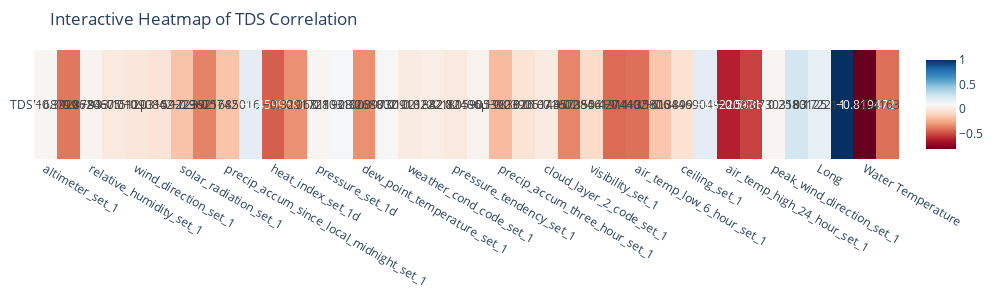

Write notebook code for a chart like this one.
### Markdown cell above
# Dataset Stats
1. Heatmaps of the two variables we are interested in, TDS and Water Temperature
2. Histogram
3. Scatter plots, to see any trends and to identify noise

### Code cell
import plotly.express as px

# Assuming 'final_df' is your final dataframe
numeric_df = final_df.select_dtypes(include='number')
tds_corr = numeric_df.corr().loc[['TDS'], :]

# Create an interactive heatmap using Plotly
fig = px.imshow(tds_corr, 
                text_auto=True, # Automatically annotate cells
                aspect='auto',   # Flexible cell size
                color_continuous_scale='RdBu') # Red Blue colormap

# Update layout for side-scrolling
fig.update_layout(
    title='Interactive Heatmap of TDS Correlation',
    autosize=False,
    width=1000,  # Set a suitable width
    height=300,  # Set a suitable height
    xaxis_nticks=36,  # Adjust based on your dataset
    margin=dict(l=10, r=10, t=50, b=10)
)

# Update xaxis properties if needed
fig.update_xaxes(side="bottom")

# Display the heatmap
fig.show()

### Figure 1 — Plotly figure (JSON) as saved in the notebook; plotly's stock layout.template omitted (floating-point values rounded to 4 significant figures)
{"data": [{"coloraxis": "coloraxis", "hovertemplate": "x: %{x}<br>y: %{y}<br>color: %{z}<extra></extra>", "name": "0", "texttemplate": "%{z}", "type": "heatmap", "x": ["altimeter_set_1", "air_temp_set_1", "relative_humidity_set_1", "wind_speed_set_1", "wind_direction_set_1", "wind_gust_set_1", "solar_radiation_set_1", "precip_accum_24_hour_set_1", "precip_accum_since_local_midnight_set_1", "wind_chill_set_1d", "heat_index_set_1d", "dew_point_temperature_set_1d", "pressure_set_1d", "sea_level_pressure_set_1d", "dew_point_temperature_set_1", "sea_level_pressure_set_1", "weather_cond_code_set_1", "cloud_layer_3_code_set_1", "pressure_tendency_set_1", "precip_accum_one_hour_set_1", "precip_accum_three_hour_set_1", "cloud_layer_1_code_set_1", "cloud_layer_2_code_set_1", "precip_accum_six_hour_set_1", "visibility_set_1", "air_temp_high_6_hour_set_1", "air_temp_low_6_hour_set_1", "peak_wind_speed_set_1", "ceiling_set_1", "pressure_change_code_set_1", "air_temp_high_24_hour_set_1", "air_temp_low_24_hour_set_1", "peak_wind_direction_set_1", "Lat", "Long", "TDS", "Water Temperature", "Discharge Rate"], "xaxis": "x", "y": ["TDS"], "yaxis": "y", "z": [[0.07169, -0.3929, 0.06207, -0.0009332, -0.01091, -0.03159, -0.1724, -0.3626, -0.1685, null, -0.46, -0.3292, 0.06812, 0.1031, -0.3269, 0.09731, 0.01022, 0.02222, -4.282e-05, 0.05905, -0.1984, -0.03905, 0.01072, -0.3574, -0.08462, -0.4274, -0.4136, -0.1614, -0.04469, null, -0.6221, -0.5337, 0.07303, 0.258, 0.1722, 1, -0.8195, -0.4164]]}], "layout": {"autosize": false, "coloraxis": {"colorscale": [[0, "rgb(103,0,31)"], [0.1, "rgb(178,24,43)"], [0.2, "rgb(214,96,77)"], [0.3, "rgb(244,165,130)"], [0.4, "rgb(253,219,199)"], [0.5, "rgb(247,247,247)"], [0.6, "rgb(209,229,240)"], [0.7, "rgb(146,197,222)"], [0.8, "rgb(67,147,195)"], [0.9, "rgb(33,102,172)"], [1, "rgb(5,48,97)"]]}, "height": 300, "margin": {"b": 10, "l": 10, "r": 10, "t": 50}, "title": {"text": "Interactive Heatmap of TDS Correlation"}, "width": 1000, "xaxis": {"anchor": "y", "domain": [0, 1], "nticks": 36, "side": "bottom"}, "yaxis": {"anchor": "x", "autorange": "reversed", "domain": [0, 1]}}}
